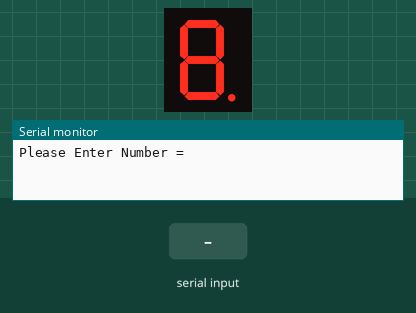
Simulated run of this sketch. Board: Arduino Uno, built with avr-gcc and run on an emulated ATmega328P. On the bench: 1-digit seven-segment display, the last lines printed to the serial monitor. Wiring (inferred from the names in the program): 1-digit 7-segment display, segments lit when LOW: segments pin 2, pin 3, pin 4, pin 5, pin 6, pin 7, pin 8, pin 9. Inputs (shaded band) come from the test bench. The segment pins are drawn as the display they are named for.

Above: at 1.2 s.
1.3 s: "90,45\n" received over Serial
At 2.0 s:
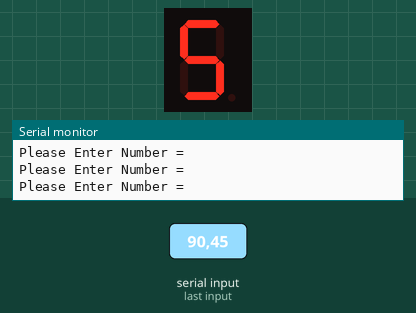
2.8 s: "30,150\n" received over Serial
At 3.2 s:
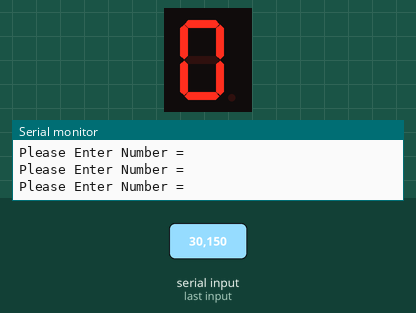
4.3 s: "200\n" received over Serial
5.8 s: "5\n" received over Serial
At 6.1 s:
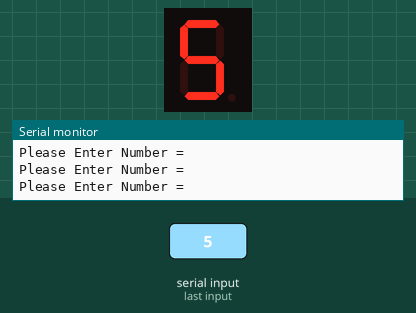
7.3 s: "90\n" received over Serial
At 8.5 s:
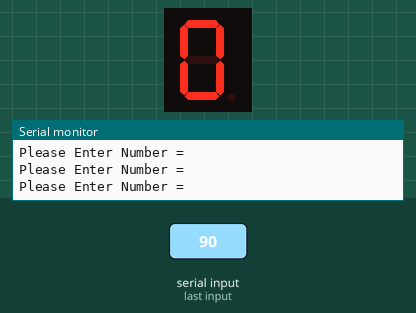
Timing chart, 0 to 9.8 s (numbered marks = the images above; inputs shaded):
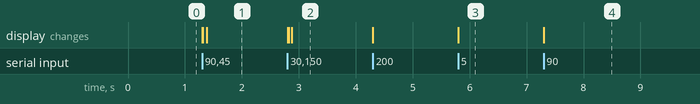

The sketch:

Act5.4.ino
```cpp
int bitPattern = B01111111;
const byte numPins = 8;
const int segmentPins[8] = {2,3,4,5,6,7,8,9};
int number[11] = {
  B11000000, //0
  B11111001, //1
  B10100100, //2
  B10110000, //3
  B10011001, //4
  B10010010, //5
  B10000010, //6
  B11111000, //7
  B10000000, //8
  B10010000, //9
  B01111111, //.
};
int run = 0;
int input = 0;

void setup() {
  // put your setup code here, to run once:
  Serial.begin(9600);
  for(int i = 0; i < numPins; i++)
  {
    pinMode(segmentPins[i], OUTPUT);
  }
  Serial.println("Please Enter Number = ");

}

void loop() {
  // put your main code here, to run repeatedly:
  // Serial.println("Please Enter Number = ");
  // while ()
  if (Serial.available() > 0)
  {

    input = Serial.read()-'0';
    if((input>=0) && (input<=9))
    {
      run = input;

      bitPattern = number[run];


      boolean isBitSet;
      //Serial.println("Loop");
      for(int segment = 0; segment < numPins; segment++)
      {
        isBitSet = bitRead(bitPattern, segment);
        //Serial.println(isBitSet);
        digitalWrite(segmentPins[segment], isBitSet);
      }
      Serial.println("Please Enter Number = ");
    }
    else if(input  > -38)
    {
      boolean isBitSet;
      Serial.println("ERROR");
      for(int segment = 0; segment < numPins; segment++)
      {

        isBitSet = bitRead(B01111111, segment);
        //Serial.println(isBitSet);
        digitalWrite(segmentPins[segment], isBitSet);
        //Serial.println("INSIDE");
      }
      Serial.println("Please Enter Number = ");
    }
  }
}
```

Measured:
- after the input at 1.3 s, the display: first changes at once (image 1 shows a later state)
- after the input at 2.8 s, the display: first changes at once (image 2 shows a later state)
- after the input at 5.8 s, the display: changes at once (image 3)
- after the input at 7.3 s, the display: first changes at once (image 4 shows a later state)
